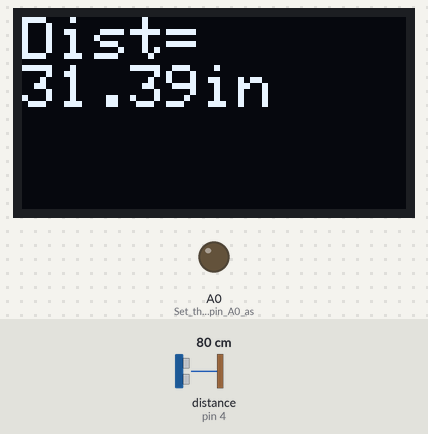
This sketch was run on a simulated Arduino Uno, built with avr-gcc and run on an emulated ATmega328P. On the bench: 128×64 one-colour display, output pins drawn as LEDs (lit = HIGH). Wiring (inferred from the names in the program): ultrasonic range finder: trigger pin 2; echo pin 4. Inputs (shaded band) come from the test bench; at power-on: distance to the obstacle (sensor on pin 4) 80 cm. The echo pulse lasts 58.3 µs per cm; pins used as bus, display or sensor lines are not drawn.

Above: at 1.2 s.
1.3 s: distance to the obstacle (sensor on pin 4) set to 7 cm
At 1.52 s:
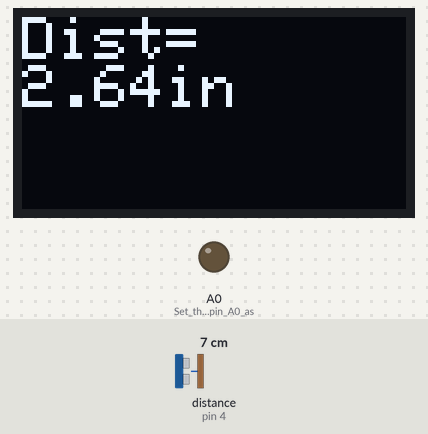
2.8 s: distance to the obstacle (sensor on pin 4) set to 4 cm
At 3.19 s:
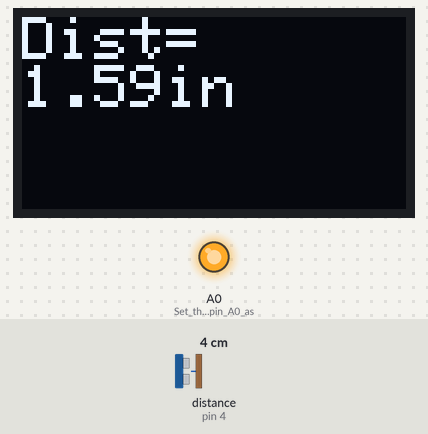
4.9 s: distance to the obstacle (sensor on pin 4) set to 60 cm
At 6.1 s:
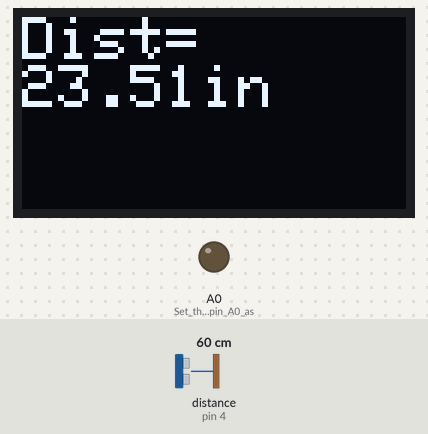
Timing chart, 0 to 7.9 s (numbered marks = the images above; inputs shaded):
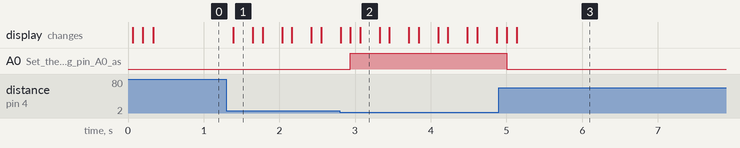

Measured:
- the behaviour switches between 6 and 5 cm on distance to the obstacle (sensor on pin 4) (found by bisection; images 1 and 2)
- after the input at 1.3 s, the display: changes after 0.09 s (image 1)
- after the input at 2.8 s, A0 (Set_the_analog_pin_A0_as): LOW → HIGH after 0.14 s; the display: first differs from a run without the input after 0.14 s (image 2 shows a later state)
- after the input at 4.9 s, A0 (Set_the_analog_pin_A0_as): HIGH → LOW after 0.10 s; the display: first changes after 0.10 s (image 3 shows a later state)

The sketch:

distance_sensor.ino
```cpp
#include <SPI.h>
#include <Wire.h>
#include <Adafruit_GFX.h>
#include <Adafruit_SSD1306.h>

#define SCREEN_WIDTH 128 // OLED display width, in pixels
#define SCREEN_HEIGHT 64 // OLED display height, in pixels

// Declaration for an SSD1306 display connected to I2C (SDA, SCL pins)
// The pins for I2C are defined by the Wire-library.
// On an arduino UNO:       A4(SDA), A5(SCL)
// On an arduino MEGA 2560: 20(SDA), 21(SCL)
// On an arduino LEONARDO:   2(SDA),  3(SCL), ...
#define OLED_RESET     -1 // Reset pin # (or -1 if sharing Arduino reset pin)
#define SCREEN_ADDRESS 0x3C ///< See datasheet for Address; 0x3D for 128x64, 0x3C for 128x32
Adafruit_SSD1306 display(SCREEN_WIDTH, SCREEN_HEIGHT, &Wire, OLED_RESET);


void setup() {
  pinMode(2, OUTPUT);//define arduino pin
  pinMode(4, INPUT);//define arduino pin
  Serial.begin(9600);//enable serial monitor

  display.begin(SSD1306_SWITCHCAPVCC, 0x3C);
  display.clearDisplay();

  pinMode(A0, OUTPUT);      // Set the analog pin A0 as a digital output
  digitalWrite(A0, LOW);   // Set the A0 pin to LOW

}
void loop() {
  //pulse output
  digitalWrite(2, LOW);
  delayMicroseconds(4);
  digitalWrite(2, HIGH);
  delayMicroseconds(10);
  digitalWrite(2, LOW);

  float t = pulseIn(4, HIGH);//input pulse and save it veriable

  float inches = t / 74 / 2; //time convert distance
  float cm = t / 29 / 2; //time convert distance
  String inch = " inches t";
  String CM = " cm";

  display.setTextSize(2);
  display.setTextColor(WHITE);
  display.setCursor(0,0);
  display.println("Dist=");
  display.print(inches,2);
  display.println("in ");
  display.display();

  if (inches < 2.0) {
    digitalWrite(A0, HIGH);
  }
  else {
    digitalWrite(A0, LOW);
  }

  delay(100);//delay
  display.clearDisplay();


}
```
